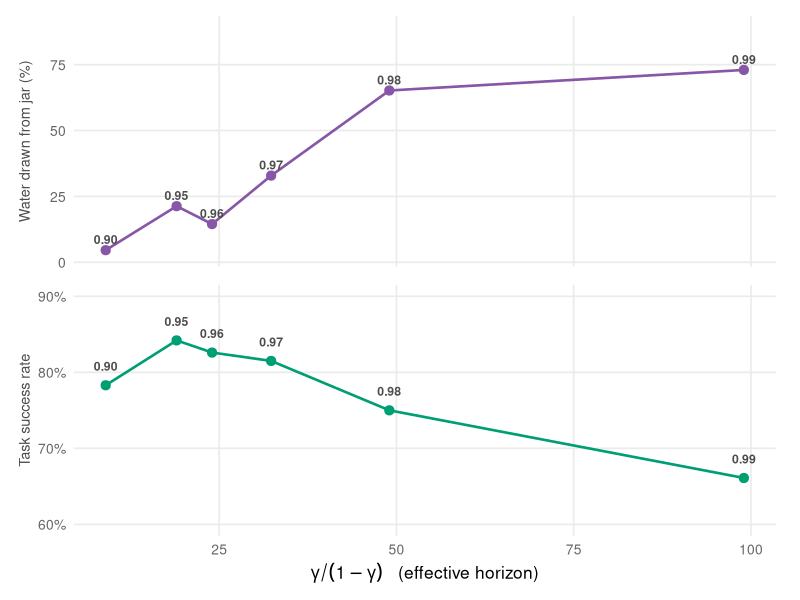

Reproduce this figure in R.
# Discount factor sweep, v5: jar-delivery rate and greedy success rate vs.
# effective horizon gamma/(1-gamma). Two stacked panels sharing one x-axis,
# not a dual-y-axis single panel -- jar% and success rate are different
# units, and a shared x-axis with separate y-scales is the correct form for
# that (a dual-axis chart is the #1 chart-design mistake for exactly this
# situation).
#
# Data is the 6-row gamma sweep table given directly (no source file to
# derive it from -- hardcoded here rather than building a throwaway CSV for
# 6 numbers). gamma=0.96's jar% (14.5) dips below its neighbors (21.3 at
# 0.95, 32.9 at 0.97) -- a real non-monotonicity in the swept data, not a
# typo -- though it's no longer visually flagged (no distinct color or
# annotation, removed on request); the gamma label on that point is the
# only remaining way to spot it.
#
# Each point is labeled with its gamma value directly (the x-axis alone,
# gamma/(1-gamma), doesn't read back to gamma without doing the arithmetic
# in your head).

library(tidyverse)
library(patchwork)

df <- tribble(
  ~gamma, ~jar_pct, ~success,
  0.90, 4.6, 0.783,
  0.95, 21.3, 0.842,
  0.96, 14.5, 0.826,
  0.97, 32.9, 0.815,
  0.98, 65.2, 0.750,
  0.99, 73.0, 0.661
) %>%
  mutate(x = gamma / (1 - gamma))

out_path <- "results/v5/figures/gamma_horizon_tradeoff.pdf"
jar_color <- "#8856A7"
success_color <- "#009E73"

base_theme <- theme_minimal(base_size = 12.5) +
  theme(
    panel.grid.minor = element_blank(),
    axis.title.y = element_text(size = 10.5, color = "gray30"),
    axis.text = element_text(color = "gray40"),
    plot.margin = margin(6, 12, 4, 8)
  )

panel_jar <- ggplot(df, aes(x = x, y = jar_pct)) +
  geom_line(color = jar_color, linewidth = 0.9) +
  geom_point(color = jar_color, size = 2.8) +
  geom_text(aes(label = sprintf("%.2f", gamma)), nudge_y = 4, size = 3.1, color = "gray30", fontface = "bold") +
  scale_y_continuous(limits = c(0, 85), expand = expansion(mult = c(0.02, 0.1))) +
  labs(x = NULL, y = "Water drawn from jar (%)") +
  base_theme +
  theme(axis.text.x = element_blank(), axis.ticks.x = element_blank())

panel_success <- ggplot(df, aes(x = x, y = success)) +
  geom_line(color = success_color, linewidth = 0.9) +
  geom_point(color = success_color, size = 2.8) +
  geom_text(aes(label = sprintf("%.2f", gamma)), nudge_y = 0.025, size = 3.1, color = "gray30", fontface = "bold") +
  scale_y_continuous(labels = scales::label_percent(), limits = c(0.6, 0.9)) +
  labs(x = expression(gamma / (1 - gamma) ~ "  (effective horizon)"), y = "Task success rate") +
  base_theme

combined <- panel_jar / panel_success + plot_layout(heights = c(1, 1))

ggsave(out_path, combined, width = 6.5, height = 6, device = cairo_pdf)
cat("wrote", out_path, "\n")
